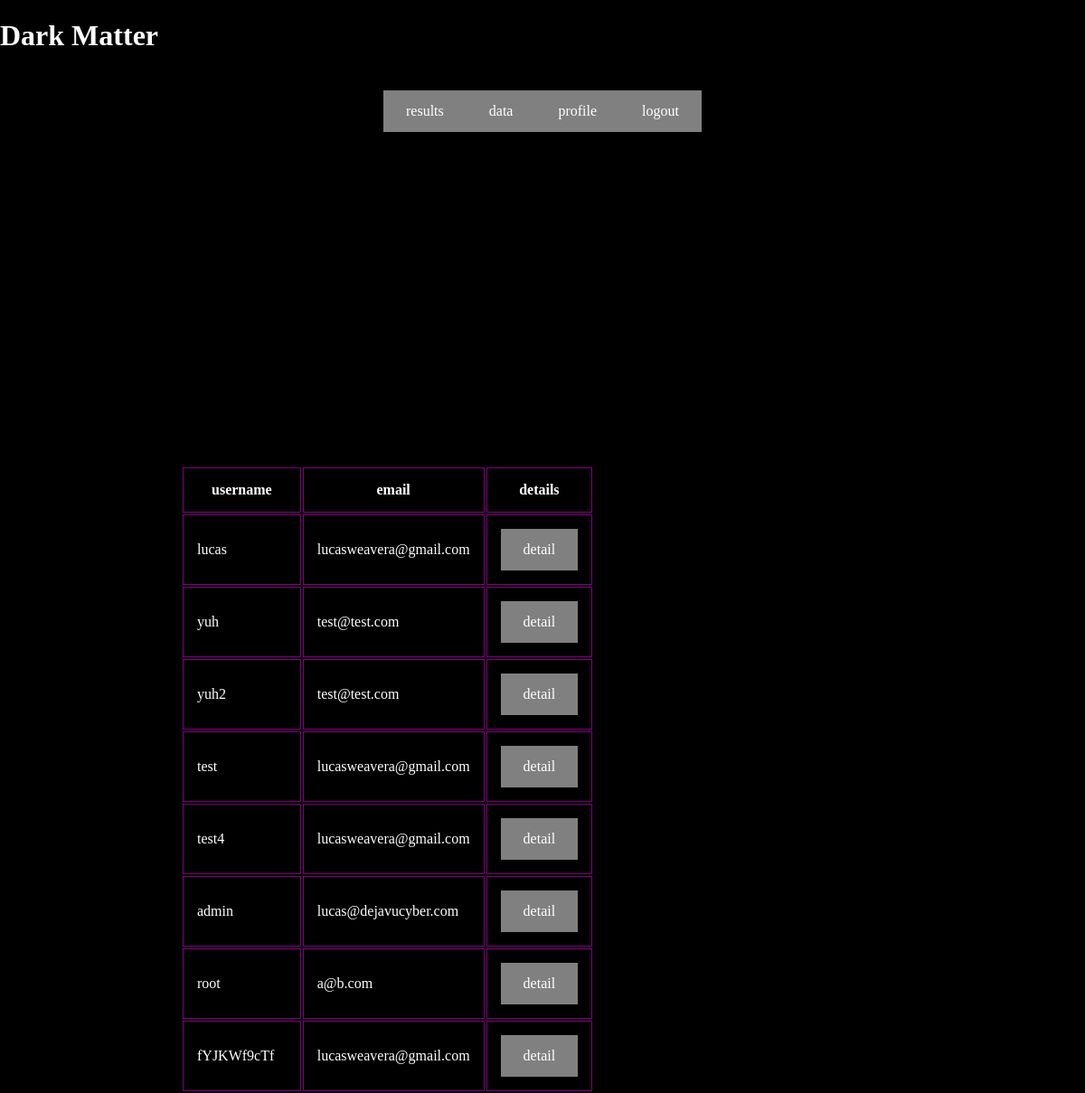
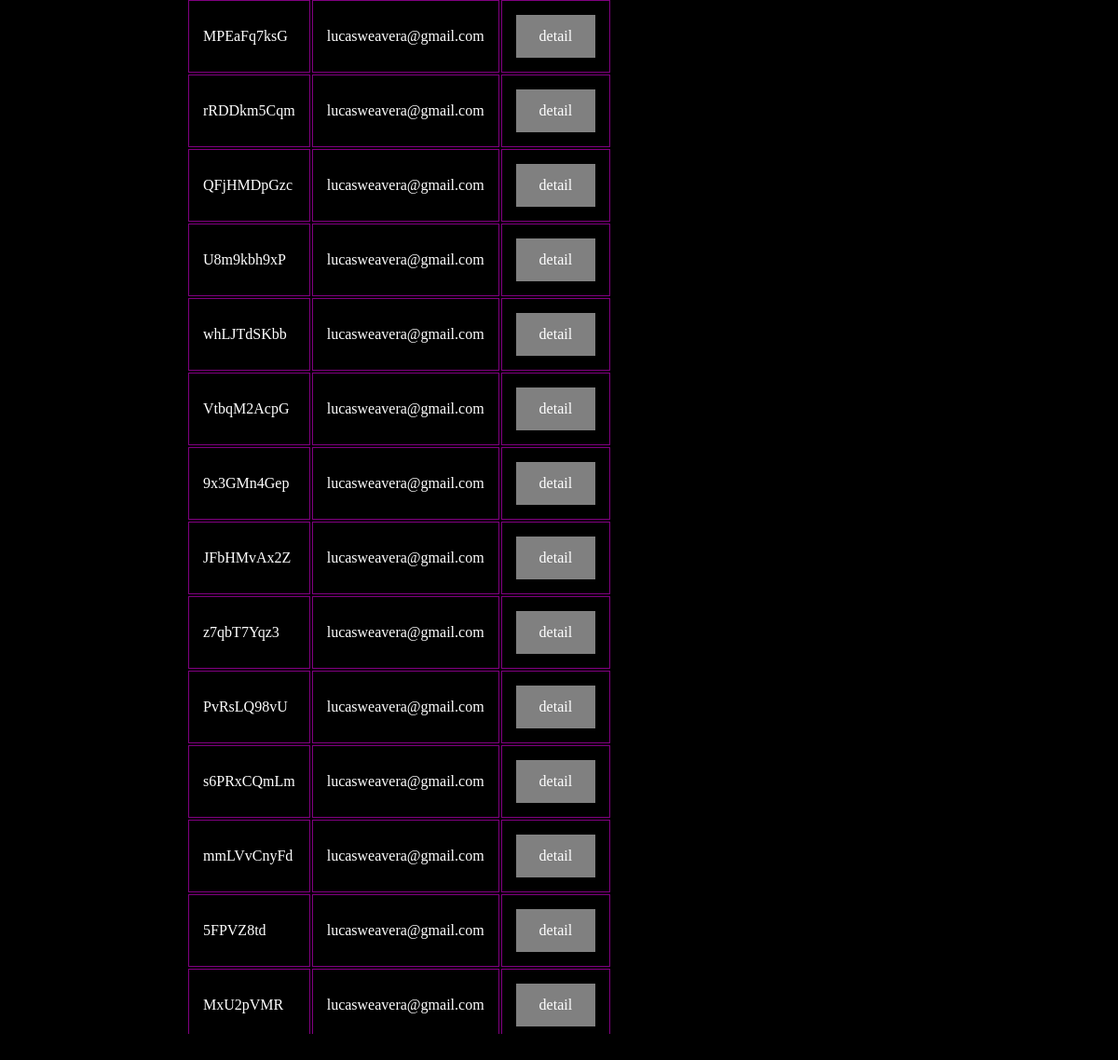
Screenshot of /accounts/manage_users with the database file from the repository (2 pictures, top to bottom).
### users/models.py (models this page shows)
class User(AbstractUser):
    phone_number = models.CharField(max_length=20)
    collection_manager = models.BooleanField(default=False)

### users/views.py (the view)
# urls.py: path("accounts/manage_users", manage_users, name = "manage_users"),
def manage_users(request,username=None):
    if request.method == "GET" and username is not None:
        return render(request,"users/user_detail.html",{"user_list":User.objects.all(),"current_user":User.objects.get(username=username)})
    elif request.method == "GET":
        return render(request, "users/manage_users.html",
                      {"user_list": User.objects.all()})

### users/templates/users/manage_users.html (shortened to what this page needs)
{% extends 'base.html' %}
{% block collection_targets %}
    <table>
        <th>username</th>
        <th>email</th>
        <th>details</th>
    {% for user in user_list %}
        <tr>
        <td>{{user.username}}</td>
        <td>{{user.email}}</td>
        <td> <a href="{% url 'user_detail' user.username %}">detail</a></td>
        </tr>
    {% endfor %}
    </table>
    {% endblock %}

### site_collections/templates/base.html (style rules this page uses)
a:link, a:visited { background-color: grey; color: white; padding: 14px 25px; text-align: center; text-decoration: none; display: inline-block; transition: background-color 0.5s; }
th,tr,td { color: white; border: 1px solid purple; padding: 15px; }

### rows the page displays
User: username "lucas", email "lucasweavera@gmail.com"
User: username "yuh", email "test@test.com"
User: username "yuh2", email "test@test.com"
User: username "test", email "lucasweavera@gmail.com"
User: username "test4", email "lucasweavera@gmail.com"
User: username "admin", email "lucas@dejavucyber.com"
User: username "root", email "a@b.com"
User: username "fYJKWf9cTf", email "lucasweavera@gmail.com"
User: username "MPEaFq7ksG", email "lucasweavera@gmail.com"
User: username "rRDDkm5Cqm", email "lucasweavera@gmail.com"
User: username "QFjHMDpGzc", email "lucasweavera@gmail.com"
User: username "U8m9kbh9xP", email "lucasweavera@gmail.com"
User: username "whLJTdSKbb", email "lucasweavera@gmail.com"
User: username "VtbqM2AcpG", email "lucasweavera@gmail.com"
User: username "9x3GMn4Gep", email "lucasweavera@gmail.com"
User: username "JFbHMvAx2Z", email "lucasweavera@gmail.com"
User: username "z7qbT7Yqz3", email "lucasweavera@gmail.com"
User: username "PvRsLQ98vU", email "lucasweavera@gmail.com"
User: username "s6PRxCQmLm", email "lucasweavera@gmail.com"
User: username "mmLVvCnyFd", email "lucasweavera@gmail.com"
User: username "5FPVZ8td", email "lucasweavera@gmail.com"
User: username "MxU2pVMR", email "lucasweavera@gmail.com"
